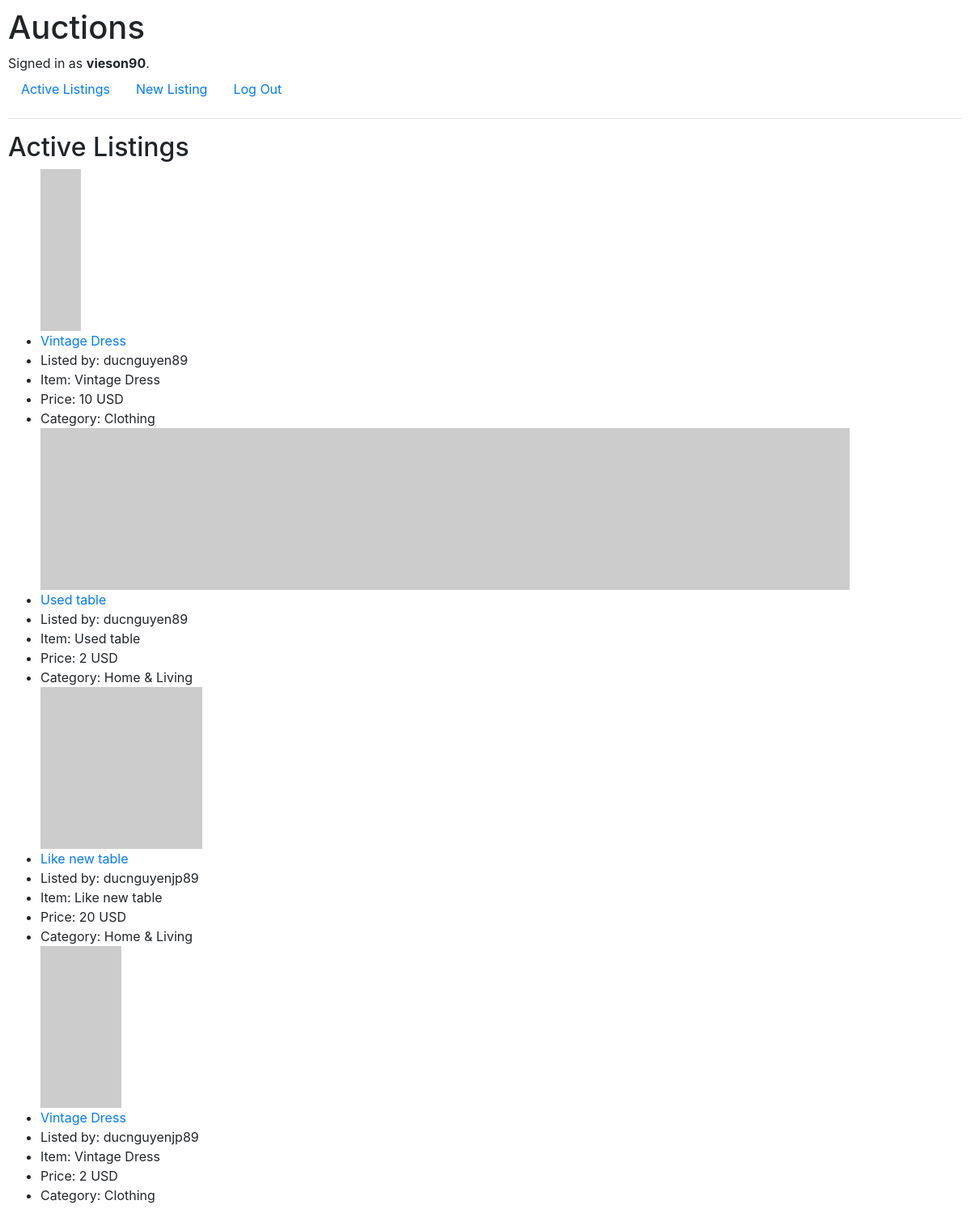
Page / (signed in) on the committed database.
### auctions/models.py (models this page shows, shortened)
class User(AbstractUser):
    pass

class ListingPage(models.Model):
    user = models.CharField(max_length=64)
    title = models.CharField(max_length=64)
    description = models.CharField(max_length=200)
    startbids = models.IntegerField()
    imageurl = models.URLField(max_length=200)
    category = models.ForeignKey(Categories, blank=True, null=True, on_delete=models.CASCADE, related_name='listingtype')

class Categories(models.Model):
    name = models.CharField(max_length=64)
    def __str__(self):
        return f"{self.name}"

### auctions/views.py (the view)
# urls.py: path("", views.index, name="index"),
@login_required(login_url='login')
def index(request):
    return render(request, "auctions/index.html", {
        "listings": ListingPage.objects.all()
    })

### auctions/templates/auctions/index.html
{% extends "auctions/layout.html" %}
{% block body %}
    <h2>Active Listings</h2>
    <ul>
        {% for item in listings %}
        <img src="{{ item.imageurl }}" alt="item image">
        <li><a href="{% url 'listing' item.id %}">{{ item.title }}</a></li>
        <li>Listed by: {{ item.user }}</li>
        <li>Item: {{ item.title }}</li>
        <li>Price: {{ item.startbids }} USD</li>
        <li>Category: {{ item.category }}</li>
        {% empty %}
        <li>No item found</li>
        {% endfor %}
    </ul>
{% endblock %}

### auctions/templates/auctions/layout.html (shortened to what this page needs)
{% load static %}
<!DOCTYPE html>
<html lang="en">
    <head>
        <link rel="stylesheet" href="https://stackpath.bootstrapcdn.com/bootstrap/4.4.1/css/bootstrap.min.css">
        <link href="{% static 'auctions/styles.css' %}" rel="stylesheet">
    </head>
    <body>
        <h1>Auctions</h1>
        <div>
            {% if user.is_authenticated %}
                Signed in as <strong>{{ user.username }}</strong>.
            {% else %}
                Not signed in.
            {% endif %}
        </div>
        <ul class="nav">
            <li class="nav-item">
                <a class="nav-link" href="{% url 'index' %}">Active Listings</a>
            </li>
            {% if user.is_authenticated %}
                <li class="nav-item">
                    <a class="nav-link" href="{% url 'new_listing' %}">New Listing</a>
                </li>
                <li class="nav-item">
                    <a class="nav-link" href="{% url 'logout' %}">Log Out</a>
                </li>
            {% endif %}
        </ul>
        <hr>
        {% block body %}
        {% endblock %}
    </body>
</html>

### auctions/static/auctions/styles.css (style rules this page uses)
body { padding: 10px; }

### rows in the picture
User: username "vieson90"
ListingPage: title "Vintage Dress", user "ducnguyen89", startbids "10", category "Clothing"
ListingPage: title "Used table", user "ducnguyen89", startbids "2", category "Home & Living"
ListingPage: title "Like new table", user "ducnguyenjp89", startbids "20", category "Home & Living"
ListingPage: title "Vintage Dress", user "ducnguyenjp89", startbids "2", category "Clothing"
